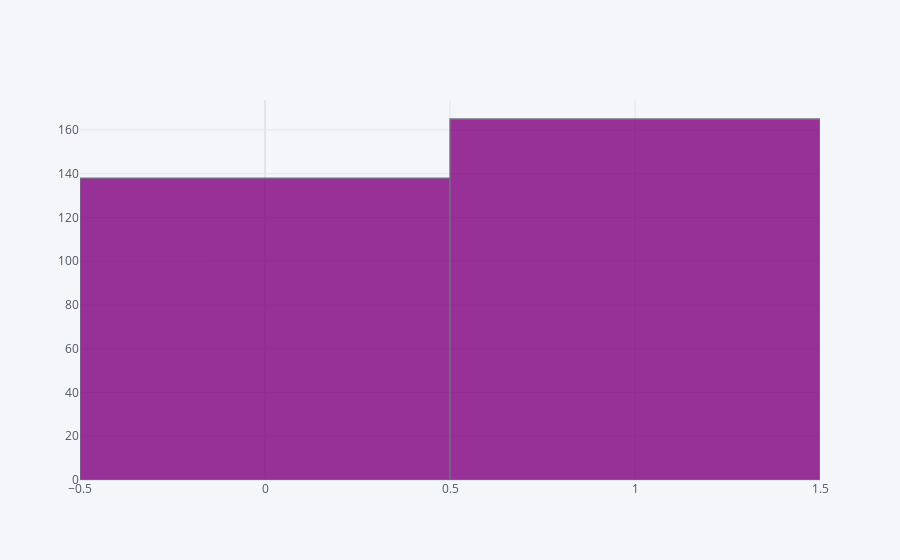

Notebook cell for this chart:
### Code cell
df_heart['target'].iplot(kind='hist',color='purple')

### Figure 1 — Plotly figure (JSON) as saved in the notebook; plotly's stock layout.template omitted (floating-point values rounded to 4 significant figures; data arrays with more than 128 entries replaced by an {"elided": "..."} marker saying what was removed)
{"data": [{"histfunc": "count", "histnorm": "", "marker": {"color": "rgba(128, 0, 128, 1.0)", "line": {"color": "#4D5663", "width": 1.3}}, "name": "target", "opacity": 0.8, "orientation": "v", "type": "histogram", "x": {"elided": "303 int values"}}], "layout": {"barmode": "overlay", "legend": {"bgcolor": "#F5F6F9", "font": {"color": "#4D5663"}}, "paper_bgcolor": "#F5F6F9", "plot_bgcolor": "#F5F6F9", "title": {"font": {"color": "#4D5663"}}, "xaxis": {"gridcolor": "#E1E5ED", "showgrid": true, "tickfont": {"color": "#4D5663"}, "title": {"font": {"color": "#4D5663"}, "text": ""}, "zerolinecolor": "#E1E5ED"}, "yaxis": {"gridcolor": "#E1E5ED", "showgrid": true, "tickfont": {"color": "#4D5663"}, "title": {"font": {"color": "#4D5663"}, "text": ""}, "zerolinecolor": "#E1E5ED"}}}
